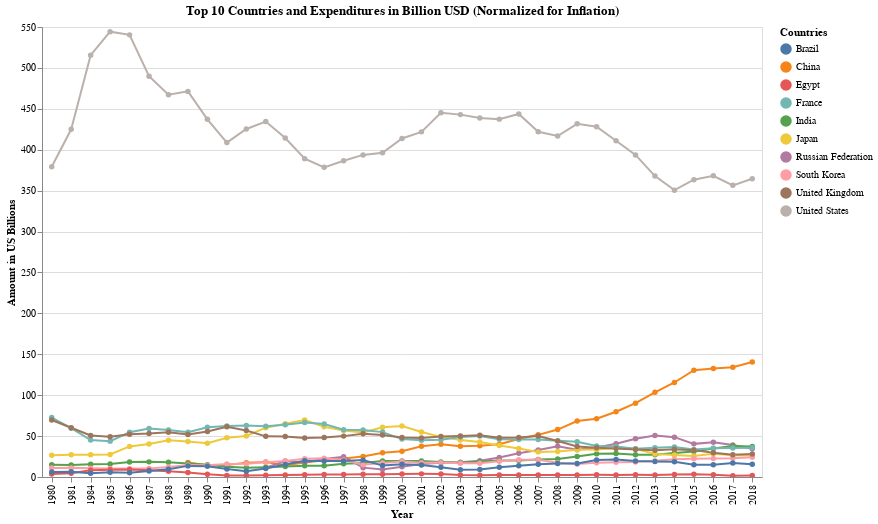

Notebook code for this chart:
### Code cell
points = alt.Chart(GFI_10)\
            .transform_fold(['United States', 
                             'China', 
                             'Russian Federation', 
                             'India', 
                             'Japan',       
                             'South Korea', 
                             'France', 
                             'United Kingdom', 
                             'Egypt', 
                             'Brazil'])\
            .mark_line(point=True)\
            .encode(
                        y = alt.Y('value:Q', title = 'Amount in US Billions'),
                        x = 'Year',
                        tooltip = ['value:Q',
                                   'Year'],
                        color= alt.Color('key:N', title = 'Countries'),
                    )\
            .properties(
                            width = 720,
                            height = 450,
                            title = 'Top 10 Countries and Expenditures in Billion USD (Normalized for Inflation)'
                     )\
            .interactive()  

points.save('GFI.html')

points

### Figure 1 — Vega-Lite specification as saved in the notebook (floating-point values rounded to 4 significant figures)
{"$schema": "https://vega.github.io/schema/vega-lite/v3.4.0.json", "config": {"mark": {"tooltip": null}, "view": {"height": 300, "width": 400}}, "data": {"name": "data-60d2b60c5c23aded81a8e77433bfdcc1"}, "datasets": {"data-60d2b60c5c23aded81a8e77433bfdcc1": [{"Brazil": 6.207, "China": null, "Egypt": 3.74, "France": 72.6, "India": 14.89, "Japan": 26.68, "Russian Federation": null, "South Korea": 10.94, "United Kingdom": 69.68, "United States": 379.1, "Year": "1980"}, {"Brazil": 6.295, "China": null, "Egypt": 4.543, "France": 59.67, "India": 14.7, "Japan": 27.13, "Russian Federation": null, "South Korea": 11.16, "United Kingdom": 60.25, "United States": 425, "Year": "1981"}, {"Brazil": 4.494, "China": null, "Egypt": 8.353, "France": 45.12, "India": 15.53, "Japan": 27.29, "Russian Federation": null, "South Korea": 10.62, "United Kingdom": 50.74, "United States": 515.6, "Year": "1984"}, {"Brazil": 5.669, "China": null, "Egypt": 8.868, "France": 43.84, "India": 15.96, "Japan": 27.61, "Russian Federation": null, "South Korea": 10.3, "United Kingdom": 49.12, "United States": 544.3, "Year": "1985"}, {"Brazil": 5.304, "China": null, "Egypt": 9.091, "France": 54.72, "India": 18.34, "Japan": 37.42, "Russian Federation": null, "South Korea": 10.24, "United Kingdom": 52.34, "United States": 540.4, "Year": "1986"}, {"Brazil": 7.353, "China": null, "Egypt": 8.173, "France": 59.28, "India": 18.5, "Japan": 40.21, "Russian Federation": null, "South Korea": 10.27, "United Kingdom": 53.12, "United States": 489.8, "Year": "1987"}, {"Brazil": 9.369, "China": null, "Egypt": 7.103, "France": 57.58, "India": 18.1, "Japan": 45.0, "Russian Federation": null, "South Korea": 12.33, "United Kingdom": 54.71, "United States": 467.3, "Year": "1988"}, {"Brazil": 13.58, "China": 17.68, "Egypt": 5.452, "France": 54.76, "India": 16.42, "Japan": 43.36, "Russian Federation": null, "South Korea": 14.68, "United Kingdom": 51.94, "United States": 471.3, "Year": "1989"}, {"Brazil": 13.19, "China": 14.41, "Egypt": 3.229, "France": 60.84, "India": 15.05, "Japan": 41.14, "Russian Federation": null, "South Korea": 14.44, "United Kingdom": 55.63, "United States": 437.1, "Year": "1990"}, {"Brazil": 9.773, "China": 14.53, "Egypt": 1.965, "France": 62.34, "India": 12.59, "Japan": 47.86, "Russian Federation": null, "South Korea": 15.99, "United Kingdom": 61.42, "United States": 408.8, "Year": "1991"}, {"Brazil": 6.965, "China": 17.32, "Egypt": 1.975, "France": 62.93, "India": 11.27, "Japan": 50.21, "Russian Federation": null, "South Korea": 16.2, "United Kingdom": 56.87, "United States": 425.4, "Year": "1992"}, {"Brazil": 10.35, "China": 18.33, "Egypt": 2.225, "France": 62.09, "India": 12.03, "Japan": 60.28, "Russian Federation": 11.32, "South Korea": 18.04, "United Kingdom": 49.69, "United States": 434.4, "Year": "1993"}, {"Brazil": 15.24, "China": 14.46, "Egypt": 2.467, "France": 63.87, "India": 12.78, "Japan": 65.16, "Russian Federation": 19.49, "South Korea": 19.45, "United Kingdom": 49.63, "United States": 414.4, "Year": "1994"}, {"Brazil": 19.97, "China": 17.58, "Egypt": 2.718, "France": 66.62, "India": 13.6, "Japan": 69.68, "Russian Federation": 17.77, "South Korea": 22.43, "United Kingdom": 47.77, "United States": 389.1, "Year": "1995"}, {"Brazil": 19.66, "China": 20.34, "Egypt": 2.955, "France": 64.81, "India": 13.83, "Japan": 61.52, "Russian Federation": 22.1, "South Korea": 22.92, "United Kingdom": 48.17, "United States": 378.5, "Year": "1996"}, {"Brazil": 19.52, "China": 22.56, "Egypt": 3.176, "France": 57.85, "India": 16.06, "Japan": 56.91, "Russian Federation": 24.62, "South Korea": 20.8, "United Kingdom": 49.96, "United States": 386.6, "Year": "1997"}, {"Brazil": 20.63, "China": 25.18, "Egypt": 3.408, "France": 57.53, "India": 17.13, "Japan": 54.38, "Russian Federation": 11.43, "South Korea": 15.03, "United Kingdom": 52.97, "United States": 393.7, "Year": "1998"}, {"Brazil": 13.92, "China": 29.66, "Egypt": 3.453, "France": 54.86, "India": 19.6, "Japan": 60.82, "Russian Federation": 9.124, "South Korea": 17.06, "United Kingdom": 51.42, "United States": 396.3, "Year": "1999"}, {"Brazil": 15.54, "China": 31.41, "Egypt": 3.6, "France": 46.32, "India": 19.57, "Japan": 62.34, "Russian Federation": 12.64, "South Korea": 18.91, "United Kingdom": 48.29, "United States": 413.7, "Year": "2000"}, {"Brazil": 14.73, "China": 37.57, "Egypt": 3.82, "France": 44.85, "India": 19.68, "Japan": 54.93, "Russian Federation": 15.75, "South Korea": 17.44, "United Kingdom": 47.62, "United States": 421.8, "Year": "2001"}, {"Brazil": 12.05, "China": 40.07, "Egypt": 3.619, "France": 45.39, "India": 18.39, "Japan": 49.04, "Russian Federation": 17.39, "South Korea": 17.58, "United Kingdom": 49.45, "United States": 445.1, "Year": "2002"}, {"Brazil": 8.957, "China": 37.49, "Egypt": 2.544, "France": 49.0, "India": 17.43, "Japan": 45.34, "Russian Federation": 18.11, "South Korea": 16.91, "United Kingdom": 50.1, "United States": 442.9, "Year": "2003"}, {"Brazil": 9.227, "China": 38.07, "Egypt": 2.236, "France": 50.01, "India": 19.09, "Japan": 42.77, "Russian Federation": 19.77, "South Korea": 16.82, "United Kingdom": 50.92, "United States": 438.7, "Year": "2004"}, {"Brazil": 11.82, "China": 39.93, "Egypt": 2.313, "France": 46.01, "India": 20.06, "Japan": 38.52, "Russian Federation": 23.77, "South Korea": 19.27, "United Kingdom": 47.96, "United States": 437.4, "Year": "2005"}, {"Brazil": 13.79, "China": 46.5, "Egypt": 2.481, "France": 45.81, "India": 20.13, "Japan": 34.92, "Russian Federation": 29.01, "South Korea": 21.16, "United Kingdom": 48.31, "United States": 443.7, "Year": "2006"}, {"Brazil": 15.52, "China": 51.52, "Egypt": 2.505, "France": 45.91, "India": 21.41, "Japan": 30.7, "Russian Federation": 32.98, "South Korea": 21.0, "United Kingdom": 49.99, "United States": 422.0, "Year": "2007"}, {"Brazil": 16.41, "China": 57.96, "Egypt": 2.537, "France": 44.3, "India": 22.15, "Japan": 31.12, "Russian Federation": 37.71, "South Korea": 17.5, "United Kingdom": 44.04, "United States": 416.8, "Year": "2008"}, {"Brazil": 16.55, "China": 68.39, "Egypt": 2.592, "France": 43.15, "India": 24.98, "Japan": 33.2, "Russian Federation": 33.25, "South Korea": 15.86, "United Kingdom": 37.36, "United States": 431.6, "Year": "2009"}, {"Brazil": 20.86, "China": 71.17, "Egypt": 2.704, "France": 37.9, "India": 28.28, "Japan": 33.53, "Russian Federation": 36.02, "South Korea": 17.29, "United Kingdom": 35.63, "United States": 428.2, "Year": "2010"}, {"Brazil": 21.35, "China": 79.77, "Egypt": 2.58, "France": 37.34, "India": 28.69, "Japan": 35.12, "Russian Federation": 40.6, "South Korea": 17.91, "United Kingdom": 34.84, "United States": 411.0, "Year": "2011"}, {"Brazil": 19.53, "China": 90.23, "Egypt": 2.619, "France": 34.5, "India": 27.14, "Japan": 34.49, "Russian Federation": 46.82, "South Korea": 18.36, "United Kingdom": 33.62, "United States": 393.7, "Year": "2012"}, {"Brazil": 18.89, "China": 103.4, "Egypt": 2.506, "France": 35.87, "India": 27.24, "Japan": 28.17, "Russian Federation": 50.78, "South Korea": 19.72, "United Kingdom": 32.68, "United States": 367.8, "Year": "2013"}, {"Brazil": 18.77, "China": 115.5, "Egypt": 2.922, "France": 36.56, "India": 29.26, "Japan": 26.94, "Russian Federation": 48.68, "South Korea": 21.58, "United Kingdom": 34.01, "United States": 350.6, "Year": "2014"}, {"Brazil": 15.01, "China": 130.5, "Egypt": 3.339, "France": 33.75, "India": 31.28, "Japan": 25.67, "Russian Federation": 40.5, "South Korea": 22.3, "United Kingdom": 32.84, "United States": 363.4, "Year": "2015"}, {"Brazil": 14.86, "China": 132.5, "Egypt": 2.769, "France": 35.19, "India": 34.75, "Japan": 28.51, "Russian Federation": 42.48, "South Korea": 22.63, "United Kingdom": 29.52, "United States": 368.1, "Year": "2016"}, {"Brazil": 17.23, "China": 134.1, "Egypt": 1.627, "France": 35.54, "India": 37.98, "Japan": 26.7, "Russian Federation": 39.13, "South Korea": 23.04, "United Kingdom": 27.31, "United States": 356.5, "Year": "2017"}, {"Brazil": 15.6, "China": 140.4, "Egypt": 1.747, "France": 35.84, "India": 37.37, "Japan": 26.19, "Russian Federation": 34.49, "South Korea": 24.2, "United Kingdom": 28.09, "United States": 364.6, "Year": "2018"}]}, "encoding": {"color": {"field": "key", "title": "Countries", "type": "nominal"}, "tooltip": [{"field": "value", "type": "quantitative"}, {"field": "Year", "type": "nominal"}], "x": {"field": "Year", "type": "nominal"}, "y": {"field": "value", "title": "Amount in US Billions", "type": "quantitative"}}, "height": 450, "mark": {"point": true, "type": "line"}, "selection": {"selector004": {"bind": "scales", "encodings": ["x", "y"], "type": "interval"}}, "title": "Top 10 Countries and Expenditures in Billion USD (Normalized for Inflation)", "transform": [{"fold": ["United States", "China", "Russian Federation", "India", "Japan", "South Korea", "France", "United Kingdom", "Egypt", "Brazil"]}], "width": 720}
